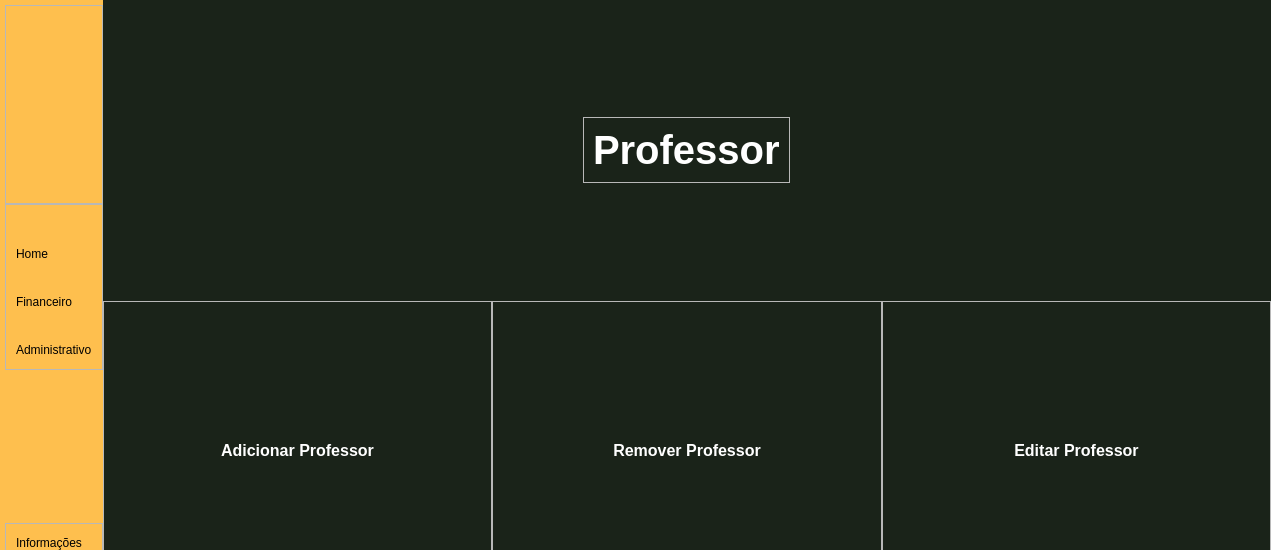
<?xml version="1.0" encoding="UTF-8"?>
<ui version="4.0">
 <class>professor</class>
 <widget class="QDialog" name="professor">
  <property name="geometry">
   <rect>
    <x>0</x>
    <y>0</y>
    <width>1271</width>
    <height>550</height>
   </rect>
  </property>
  <property name="windowTitle">
   <string>Dialog</string>
  </property>
  <widget class="QWidget" name="widget" native="true">
   <property name="geometry">
    <rect>
     <x>0</x>
     <y>0</y>
     <width>1271</width>
     <height>601</height>
    </rect>
   </property>
   <property name="styleSheet">
    <string notr="true"/>
   </property>
   <layout class="QHBoxLayout" name="horizontalLayout">
    <property name="spacing">
     <number>0</number>
    </property>
    <property name="leftMargin">
     <number>0</number>
    </property>
    <property name="topMargin">
     <number>0</number>
    </property>
    <property name="rightMargin">
     <number>0</number>
    </property>
    <property name="bottomMargin">
     <number>0</number>
    </property>
    <item alignment="Qt::AlignLeft">
     <widget class="QWidget" name="leftMenu" native="true">
      <property name="styleSheet">
       <string notr="true">#leftMenu
{
	
	background-color: rgb(254, 191, 78);
}</string>
      </property>
      <layout class="QVBoxLayout" name="verticalLayout_2">
       <property name="spacing">
        <number>0</number>
       </property>
       <property name="leftMargin">
        <number>5</number>
       </property>
       <property name="topMargin">
        <number>0</number>
       </property>
       <property name="rightMargin">
        <number>0</number>
       </property>
       <property name="bottomMargin">
        <number>0</number>
       </property>
       <item alignment="Qt::AlignLeft">
        <widget class="QWidget" name="leftMenuSub" native="true">
         <layout class="QVBoxLayout" name="verticalLayout_3">
          <property name="spacing">
           <number>0</number>
          </property>
          <property name="leftMargin">
           <number>0</number>
          </property>
          <property name="topMargin">
           <number>5</number>
          </property>
          <property name="rightMargin">
           <number>0</number>
          </property>
          <property name="bottomMargin">
           <number>0</number>
          </property>
          <item>
           <widget class="QFrame" name="frame">
            <property name="frameShape">
             <enum>QFrame::StyledPanel</enum>
            </property>
            <property name="frameShadow">
             <enum>QFrame::Raised</enum>
            </property>
            <layout class="QHBoxLayout" name="horizontalLayout_2">
             <property name="spacing">
              <number>0</number>
             </property>
             <property name="leftMargin">
              <number>0</number>
             </property>
             <property name="topMargin">
              <number>0</number>
             </property>
             <property name="rightMargin">
              <number>0</number>
             </property>
             <property name="bottomMargin">
              <number>0</number>
             </property>
             <item alignment="Qt::AlignLeft">
              <widget class="QLabel" name="logo">
               <property name="maximumSize">
                <size>
                 <width>166</width>
                 <height>56</height>
                </size>
               </property>
               <property name="styleSheet">
                <string notr="true">#logo
{
	backgroud-repeat: no-repeat;
backgroud-position: center;
}</string>
               </property>
               <property name="text">
                <string/>
               </property>
               <property name="pixmap">
                <pixmap>../../img plural/nova.png</pixmap>
               </property>
               <property name="scaledContents">
                <bool>true</bool>
               </property>
              </widget>
             </item>
            </layout>
           </widget>
          </item>
          <item alignment="Qt::AlignTop">
           <widget class="QFrame" name="frame_2">
            <property name="sizePolicy">
             <sizepolicy hsizetype="Preferred" vsizetype="Preferred">
              <horstretch>0</horstretch>
              <verstretch>0</verstretch>
             </sizepolicy>
            </property>
            <property name="frameShape">
             <enum>QFrame::StyledPanel</enum>
            </property>
            <property name="frameShadow">
             <enum>QFrame::Raised</enum>
            </property>
            <layout class="QVBoxLayout" name="verticalLayout_4">
             <property name="spacing">
              <number>0</number>
             </property>
             <property name="leftMargin">
              <number>0</number>
             </property>
             <property name="topMargin">
              <number>10</number>
             </property>
             <property name="rightMargin">
              <number>0</number>
             </property>
             <property name="bottomMargin">
              <number>10</number>
             </property>
             <item>
              <widget class="QPushButton" name="homeButton">
               <property name="toolTip">
                <string>Home</string>
               </property>
               <property name="styleSheet">
                <string notr="true">#homeButton
{
	border: none;
	backgroud-color: transparent;
	backgroud: none;
	padding: 2px 10px;
	margin: 0;
	text-align: left;
	margin-top: 30px
}</string>
               </property>
               <property name="text">
                <string>Home</string>
               </property>
               <property name="icon">
                <iconset>
                 <normaloff>../../img plural/feather/home.svg</normaloff>../../img plural/feather/home.svg</iconset>
               </property>
               <property name="iconSize">
                <size>
                 <width>24</width>
                 <height>24</height>
                </size>
               </property>
              </widget>
             </item>
             <item>
              <widget class="QPushButton" name="finButton">
               <property name="toolTip">
                <string>Financeiro</string>
               </property>
               <property name="styleSheet">
                <string notr="true">#finButton
{
	border: none;
	backgroud-color: transparent;
	backgroud: none;
	padding: 2px 10px;
	margin: 0;
	text-align: left;
	margin-top: 30px
}</string>
               </property>
               <property name="text">
                <string>Financeiro</string>
               </property>
               <property name="icon">
                <iconset>
                 <normaloff>../../img plural/feather/dollar-sign.svg</normaloff>../../img plural/feather/dollar-sign.svg</iconset>
               </property>
               <property name="iconSize">
                <size>
                 <width>24</width>
                 <height>24</height>
                </size>
               </property>
              </widget>
             </item>
             <item>
              <widget class="QPushButton" name="admButton">
               <property name="toolTip">
                <string>Administrativo</string>
               </property>
               <property name="styleSheet">
                <string notr="true">#admButton
{
	border: none;
	backgroud-color: transparent;
	backgroud: none;
	margin: 0;
	text-align: left;
	padding: 2px 10px;
	margin-top: 30px
}</string>
               </property>
               <property name="text">
                <string>Administrativo</string>
               </property>
               <property name="icon">
                <iconset>
                 <normaloff>../../img plural/feather/archive.svg</normaloff>../../img plural/feather/archive.svg</iconset>
               </property>
               <property name="iconSize">
                <size>
                 <width>24</width>
                 <height>24</height>
                </size>
               </property>
              </widget>
             </item>
            </layout>
           </widget>
          </item>
          <item alignment="Qt::AlignBottom">
           <widget class="QFrame" name="frame_3">
            <property name="frameShape">
             <enum>QFrame::StyledPanel</enum>
            </property>
            <property name="frameShadow">
             <enum>QFrame::Raised</enum>
            </property>
            <layout class="QVBoxLayout" name="verticalLayout_5">
             <property name="spacing">
              <number>0</number>
             </property>
             <property name="leftMargin">
              <number>0</number>
             </property>
             <property name="topMargin">
              <number>10</number>
             </property>
             <property name="rightMargin">
              <number>0</number>
             </property>
             <property name="bottomMargin">
              <number>10</number>
             </property>
             <item>
              <widget class="QPushButton" name="infoButton">
               <property name="toolTip">
                <string>Help</string>
               </property>
               <property name="styleSheet">
                <string notr="true">#infoButton
{
	border: none;
	backgroud-color: transparent;
	backgroud: none;
	padding: 2px 10px;
	margin: 0;
	text-align: left;
}</string>
               </property>
               <property name="text">
                <string>Informações</string>
               </property>
               <property name="icon">
                <iconset>
                 <normaloff>../../img plural/feather/info.svg</normaloff>../../img plural/feather/info.svg</iconset>
               </property>
               <property name="iconSize">
                <size>
                 <width>24</width>
                 <height>24</height>
                </size>
               </property>
              </widget>
             </item>
             <item>
              <widget class="QPushButton" name="helpButton">
               <property name="toolTip">
                <string>Help</string>
               </property>
               <property name="styleSheet">
                <string notr="true">#helpButton
{
	border: none;
	backgroud-color: transparent;
	backgroud: none;
	padding: 2px 10px;
	margin: 0;
	text-align: left;
	margin-top: 20px
}</string>
               </property>
               <property name="text">
                <string>Help</string>
               </property>
               <property name="icon">
                <iconset>
                 <normaloff>../../img plural/feather/help-circle.svg</normaloff>../../img plural/feather/help-circle.svg</iconset>
               </property>
               <property name="iconSize">
                <size>
                 <width>24</width>
                 <height>24</height>
                </size>
               </property>
              </widget>
             </item>
            </layout>
           </widget>
          </item>
         </layout>
        </widget>
       </item>
      </layout>
     </widget>
    </item>
    <item>
     <widget class="QWidget" name="rightMenu" native="true">
      <property name="sizePolicy">
       <sizepolicy hsizetype="Expanding" vsizetype="Preferred">
        <horstretch>0</horstretch>
        <verstretch>0</verstretch>
       </sizepolicy>
      </property>
      <property name="maximumSize">
       <size>
        <width>16777215</width>
        <height>16777215</height>
       </size>
      </property>
      <property name="styleSheet">
       <string notr="true">#rightMenu
{
	
	background-color: rgb(26, 35, 25);
}</string>
      </property>
      <layout class="QVBoxLayout" name="verticalLayout_11">
       <property name="spacing">
        <number>0</number>
       </property>
       <property name="leftMargin">
        <number>0</number>
       </property>
       <property name="topMargin">
        <number>0</number>
       </property>
       <property name="rightMargin">
        <number>0</number>
       </property>
       <property name="bottomMargin">
        <number>0</number>
       </property>
       <item alignment="Qt::AlignHCenter|Qt::AlignVCenter">
        <widget class="QFrame" name="frame_6">
         <property name="frameShape">
          <enum>QFrame::StyledPanel</enum>
         </property>
         <property name="frameShadow">
          <enum>QFrame::Raised</enum>
         </property>
         <layout class="QVBoxLayout" name="verticalLayout_12">
          <item>
           <widget class="QLabel" name="label_6">
            <property name="font">
             <font>
              <pointsize>30</pointsize>
              <bold>true</bold>
             </font>
            </property>
            <property name="styleSheet">
             <string notr="true">#label_6
{
	text-align: center;
	color: rgb(255, 255, 255);
}</string>
            </property>
            <property name="text">
             <string>Professor</string>
            </property>
           </widget>
          </item>
         </layout>
        </widget>
       </item>
       <item>
        <widget class="QWidget" name="widget_2" native="true">
         <layout class="QHBoxLayout" name="horizontalLayout_4">
          <property name="spacing">
           <number>0</number>
          </property>
          <property name="leftMargin">
           <number>0</number>
          </property>
          <property name="topMargin">
           <number>0</number>
          </property>
          <property name="rightMargin">
           <number>0</number>
          </property>
          <property name="bottomMargin">
           <number>0</number>
          </property>
          <item>
           <widget class="QFrame" name="frame_7">
            <property name="frameShape">
             <enum>QFrame::StyledPanel</enum>
            </property>
            <property name="frameShadow">
             <enum>QFrame::Raised</enum>
            </property>
            <layout class="QVBoxLayout" name="verticalLayout_10">
             <property name="spacing">
              <number>0</number>
             </property>
             <property name="leftMargin">
              <number>0</number>
             </property>
             <property name="topMargin">
              <number>0</number>
             </property>
             <property name="rightMargin">
              <number>0</number>
             </property>
             <property name="bottomMargin">
              <number>0</number>
             </property>
             <item>
              <widget class="QPushButton" name="extensivoAlunosBtn">
               <property name="font">
                <font>
                 <pointsize>12</pointsize>
                 <bold>true</bold>
                </font>
               </property>
               <property name="styleSheet">
                <string notr="true">#extensivoAlunosBtn
{
	border: none;
	backgroud-color: transparent;
	backgroud: none;
	margin: 0;
	text-align: center;
	
	color: rgb(255, 255, 255);
}</string>
               </property>
               <property name="text">
                <string>Adicionar Professor</string>
               </property>
               <property name="icon">
                <iconset>
                 <normaloff>../../img plural/iconWhite/user.svg</normaloff>../../img plural/iconWhite/user.svg</iconset>
               </property>
               <property name="iconSize">
                <size>
                 <width>260</width>
                 <height>50</height>
                </size>
               </property>
              </widget>
             </item>
            </layout>
           </widget>
          </item>
          <item>
           <widget class="QFrame" name="frame_5">
            <property name="frameShape">
             <enum>QFrame::StyledPanel</enum>
            </property>
            <property name="frameShadow">
             <enum>QFrame::Raised</enum>
            </property>
            <layout class="QVBoxLayout" name="verticalLayout_8">
             <property name="spacing">
              <number>0</number>
             </property>
             <property name="leftMargin">
              <number>0</number>
             </property>
             <property name="topMargin">
              <number>0</number>
             </property>
             <property name="rightMargin">
              <number>0</number>
             </property>
             <property name="bottomMargin">
              <number>0</number>
             </property>
             <item>
              <widget class="QPushButton" name="extensivoProfBtn">
               <property name="font">
                <font>
                 <pointsize>12</pointsize>
                 <bold>true</bold>
                </font>
               </property>
               <property name="styleSheet">
                <string notr="true">#extensivoProfBtn
{
	border: none;
	backgroud-color: transparent;
	backgroud: none;
	margin: 0;
	text-align: center;
	color: rgb(255, 255, 255);
}</string>
               </property>
               <property name="text">
                <string>Remover Professor</string>
               </property>
               <property name="icon">
                <iconset>
                 <normaloff>../../img plural/iconWhite/book-open.svg</normaloff>../../img plural/iconWhite/book-open.svg</iconset>
               </property>
               <property name="iconSize">
                <size>
                 <width>260</width>
                 <height>50</height>
                </size>
               </property>
              </widget>
             </item>
            </layout>
           </widget>
          </item>
          <item>
           <widget class="QFrame" name="frame_8">
            <property name="frameShape">
             <enum>QFrame::StyledPanel</enum>
            </property>
            <property name="frameShadow">
             <enum>QFrame::Raised</enum>
            </property>
            <layout class="QVBoxLayout" name="verticalLayout_9">
             <property name="spacing">
              <number>0</number>
             </property>
             <property name="leftMargin">
              <number>0</number>
             </property>
             <property name="topMargin">
              <number>0</number>
             </property>
             <property name="rightMargin">
              <number>0</number>
             </property>
             <property name="bottomMargin">
              <number>0</number>
             </property>
             <item>
              <widget class="QPushButton" name="extensivoHoraBtn">
               <property name="font">
                <font>
                 <pointsize>12</pointsize>
                 <bold>true</bold>
                </font>
               </property>
               <property name="styleSheet">
                <string notr="true">#extensivoHoraBtn
{
	border: none;
	backgroud-color: transparent;
	backgroud: none;
	margin: 0;
	text-align: center;
	
	color: rgb(255, 255, 255);
}



#extensivoHoraBtn:hover
{
	
	
	background-color: rgb(50, 50, 50);
}

</string>
               </property>
               <property name="text">
                <string>Editar Professor</string>
               </property>
               <property name="icon">
                <iconset>
                 <normaloff>../../img plural/iconWhite/file-text.svg</normaloff>../../img plural/iconWhite/file-text.svg</iconset>
               </property>
               <property name="iconSize">
                <size>
                 <width>260</width>
                 <height>50</height>
                </size>
               </property>
              </widget>
             </item>
            </layout>
           </widget>
          </item>
         </layout>
        </widget>
       </item>
      </layout>
     </widget>
    </item>
   </layout>
  </widget>
 </widget>
 <resources/>
 <connections/>
</ui>
